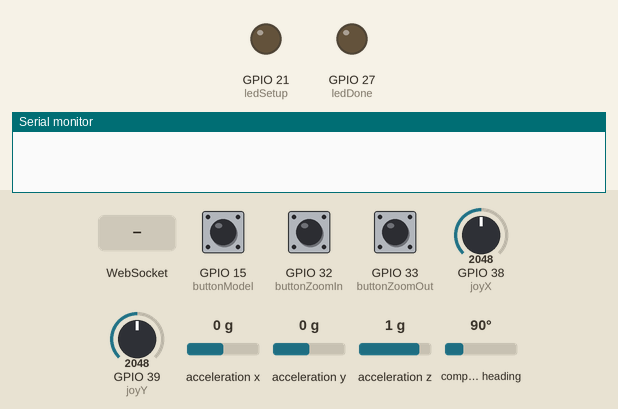
The sketch below on a simulated ESP32. Parts: output pins drawn as LEDs (lit = HIGH), the last lines printed to the serial monitor. The inputs (shaded band) are chosen by the test bench; at power-on: GPIO 15 (buttonModel) LOW, GPIO 32 (buttonZoomIn) LOW, GPIO 33 (buttonZoomOut) LOW, GPIO 38 (joyX) = 2048, GPIO 39 (joyY) = 2048, acceleration x 0 g, acceleration y 0 g, acceleration z 1 g, compass heading 90°. WiFi joins after 1.5 s; servers stay silent unless stated.

Above: at 0.1 s.
At 1.1 s:
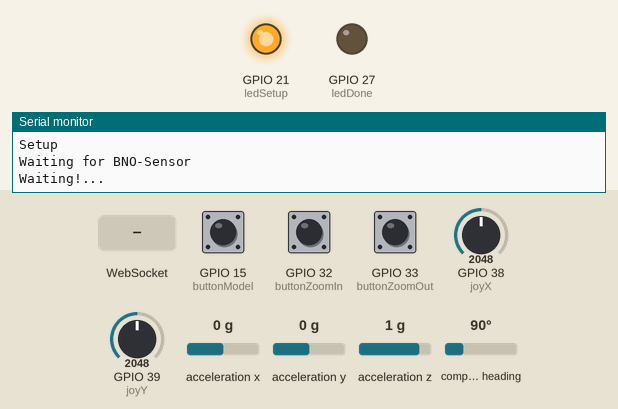
At 4.7 s:
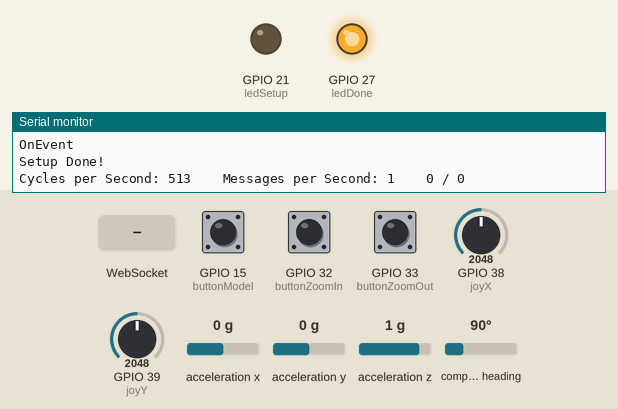
4.8 s: WebSocket text "1" received
Timing chart, 0 to 7.8 s (numbered marks = the images above; inputs shaded):
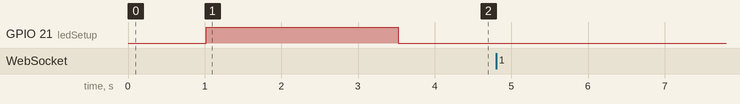

The sketch:

GesamtprogrammBNO.ino
```cpp
//I2C Schnittstelle
#include <Wire.h>

//BNO055 Sensor
#include <Adafruit_Sensor.h>
#include <Adafruit_BNO055.h>
#include <utility/imumaths.h>
//WSS
#include <WiFiMulti.h>
#include <WiFiClientSecure.h>
#include <WebSocketsClient.h>
#include <ArduinoJson.h>

#include "GesamtprogrammBNO.h"

Adafruit_BNO055 bno = Adafruit_BNO055();

const int joyX = A2, joyY = A3;
const int joyPress = 12;

const int buttonModel = 15;
const int buttonZoomIn = 32, buttonZoomOut = 33;
const int ledSetup = 21, ledDone = 27;

const int modelMaxTrigger = 20;
const int zoomMaxTrigger = 20;

WiFiMulti wifiMulti;
WebSocketsClient webSocket;
const char* wssID = "1";
int currentIP = 0;

double  X = 0, Y = 0, Z = 0;
double lastX = 0, lastY = 0, lastZ = 0;
int counter = 0;
int messageCounter = 0;
unsigned long timeStart;

int zoomInCounter = 0, zoomOutCounter = 0;
int modelCounter = 0;

int modelPos = 0;
double zoomFactor = 0;
boolean modelSend= false;

double currentXPos = 0.0, currentYPos = 0.0;
int medianXPos = 0, medianYPos = 0;

void setup() {
  pinMode(joyX, INPUT);
  pinMode(joyY, INPUT);

  for(int i=0; i<100;++i){
    medianXPos += analogRead(joyX) - 2048;
    medianYPos += analogRead(joyY) - 2048;
    delay(10);
  }
  medianXPos = medianXPos / 100;
  medianYPos = medianYPos / 100;

  pinMode(ledSetup, OUTPUT);
  pinMode(ledDone, OUTPUT);
  digitalWrite(ledDone, LOW);
  digitalWrite(ledSetup, HIGH);

  Serial.begin(115200);
  Wire.begin();

  //pinMode for Buttons
  pinMode(buttonModel, INPUT);
  pinMode(buttonZoomIn, INPUT);
  pinMode(buttonZoomOut, INPUT);

  Serial.println("Setup");
  setGyroscope();
  setWSS();
  Serial.println("Setup Done!");

  digitalWrite(ledSetup, LOW);
  digitalWrite(ledDone, HIGH);
}


void loop() {

  int tmpXPos = analogRead(joyX);
  int tmpYPos = analogRead(joyY);
  tmpXPos = (tmpXPos - medianXPos - 2048);
  currentXPos = (tmpXPos - (tmpXPos % 100)) / 10000.0;
  tmpYPos = (tmpYPos - medianYPos - 2048 );
  currentYPos = (tmpYPos - (tmpYPos % 100)) / 10000.0;
  if (counter == 0) {
    timeStart = millis();
  }

  if (digitalRead(buttonModel) == HIGH) {
    ++modelCounter;
    if(modelCounter >= modelMaxTrigger){
      modelSend = true;
      modelCounter = modelCounter >= modelMaxTrigger ? (modelMaxTrigger / 2) : modelCounter;
    }
  } else {
    modelCounter += modelCounter > 0 ? -2 : 0;
  }

  if (digitalRead(buttonZoomIn) == HIGH ) {
    zoomInCounter = zoomInCounter >= zoomMaxTrigger ? (zoomMaxTrigger / 2) : zoomInCounter + 1;
  } else if (digitalRead(buttonZoomOut) == HIGH) {
    zoomOutCounter = zoomOutCounter >= zoomMaxTrigger ? (zoomMaxTrigger / 2) : zoomOutCounter + 1;
  } else {
    zoomInCounter += zoomInCounter > 0 ? -2 : 0;
    zoomOutCounter += zoomOutCounter > 0 ? -2 : 0;
  }
  if (millis() - timeStart >= 1000) {
    Serial.println((String)"Cycles per Second: " + counter + "\t\tMessages per Second: " + messageCounter+"\t\t"+medianXPos + " / " + medianYPos);
    timeStart = millis();
    counter = 0;
    messageCounter = 0;
  } else {
    ++counter;
  }
  checkGyroscope();

  //delay(50);
  webSocket.loop();
  sendJsonUpdate();
}

void sendJsonUpdate() {

  //Nur senden, wenn Aenderung vorhanden!
  if (  X == lastX && Y == lastY && Z == lastZ  //Gyroskop
        && zoomInCounter  < (zoomMaxTrigger / 2) && zoomOutCounter < (zoomMaxTrigger / 2) //Zoom-Buttons
        && (!modelSend || modelCounter != 0) //Model-Button
        && abs(currentXPos) <= 0.01 && abs(currentYPos) <= 0.01) { //Joystick
    return;
  }
//  Serial.println((String)"Sending because of:\nX: " + (X == lastX) + "\tY: "+ (Y == lastY) + "\tZ: " + (Z == lastZ)
//                                                    +"\nZIC: " + (zoomInCounter < (zoomMaxTrigger / 2)) + "\tZOC: " + (zoomOutCounter < (zoomMaxTrigger / 2))
//                                                    +"\tMPC: " + !modelSend + "/" + (modelCounter > 0));
  StaticJsonBuffer<200> doc;
  JsonObject& root = doc.createObject();
  root["type"] = "update";
  root["id"] = wssID;
  root["rotX"] = (abs(X - lastX)) > 5 ? X : ((double)X + (double)lastX) / 2.0;
  root["rotY"] = (abs(Y - lastY)) > 5 ? Y : ((double)Y + (double)lastY) / 2.0;
  root["rotZ"] = (abs(Z - lastZ)) > 5 ? Z : ((double)Z + (double)lastZ) / 2.0;
  if(zoomInCounter >= (zoomMaxTrigger / 2) || zoomOutCounter >= (zoomMaxTrigger / 2)){
    root["zoom"] = zoomInCounter > zoomOutCounter ? 0.0125 : -0.0125;
  }else{
    root["zoom"] = 0;
  }
  if(modelSend && modelCounter <= 0 ){
    root["currentPosModel"] = 1;
    modelSend = false;
  }else{
    root["currentPosModel"] = 0;
  }
  root["posX"] = currentXPos;
  root["posY"] = currentYPos;
  lastX = X;
  lastY = Y;
  lastZ = Z;
  zoomFactor = 0;
  modelPos = 0;
  String out;
  root.printTo(out);
  ++messageCounter;
  webSocket.sendTXT(out);

}

void setGyroscope() {
  Serial.println("Waiting for BNO-Sensor ");
  /* Initialise the sensor without Magnetfield*/
  if (!bno.begin(bno.OPERATION_MODE_IMUPLUS))
  {
    /* There was a problem detecting the BNO055 ... check your connections */
    Serial.println("Ooops, no BNO055 detected ... Check your wiring or I2C ADDR!");
    digitalWrite(ledSetup, LOW);
    pinMode(13, OUTPUT);
    digitalWrite(13, HIGH);
    while (1);
  }

  Serial.print("Waiting!");
  for (int i = 0; i < 10; ++i) {
    Serial.print(".");
    delay(100);
  }
  Serial.println("Done!");

  bno.setExtCrystalUse(true);
}

void setWSS() {

  //wifiMulti.addAP("SSID", "PASSPASS");
  wifiMulti.addAP("dh2018", "digitalhumanities");
  Serial.println("");
  Serial.print("Connecting ");
  int counter = 0;
  while (wifiMulti.run() != WL_CONNECTED) {
    Serial.print(".");
  }
  Serial.println(" Wifi Connected!");

  webSocket.begin("192.168.1.1", 2000);
  Serial.println("WebSocket connected(?)");

  webSocket.onEvent(webSocketEvent);
  Serial.println("OnEvent");

}

void checkGyroscope() {

  //imu::Vector<3> euler = bno.getVector(Adafruit_BNO055::VECTOR_GYROSCOPE);
  imu::Vector<3> euler = bno.getVector(Adafruit_BNO055::VECTOR_EULER);
  /* Standardausrichtung
    X = euler.x();
    Y = euler.y();
    Z = euler.z();
  */

  //Ausrichtung für DH2018 und Holzwürfel
  X = euler.z();
  Y = euler.x() * -1.0;
  Z = euler.y() * -1.0;
}

void webSocketEvent(WStype_t type, uint8_t * payload, size_t length) {
  Serial.print("WebSocketEvent:  ");
  Serial.println(type);

  switch (type) {
    case WStype_DISCONNECTED: {
        Serial.printf("[WSc] Disconnected!\n");
        break;
      }

    case WStype_CONNECTED: {
        Serial.printf("[WSc] Connected to url: %s\n",  payload);
        break;
      }

    case WStype_TEXT: {
        Serial.printf("[WSc] get text: %s\n", payload);
        StaticJsonBuffer<200> doc;
        JsonObject& in = doc.parseObject(payload);
        //wssID = in["id"];


        //Sending create-Message
        StaticJsonBuffer<200> docOut;
        JsonObject& root = docOut.createObject();
        root["type"] = "create";
        root["color"] = "#0000a0";
        root["id"] = wssID;
        String out;
        root.printTo(out);
        webSocket.sendTXT(out);
      }
      break;
  }

}
```

GesamtprogrammBNO.h
```cpp
#ifndef Gesamtprogramm_h
#define Gesamtprogramm_h

void setGyroscope();
void checkGyroscope();
#endif
```
